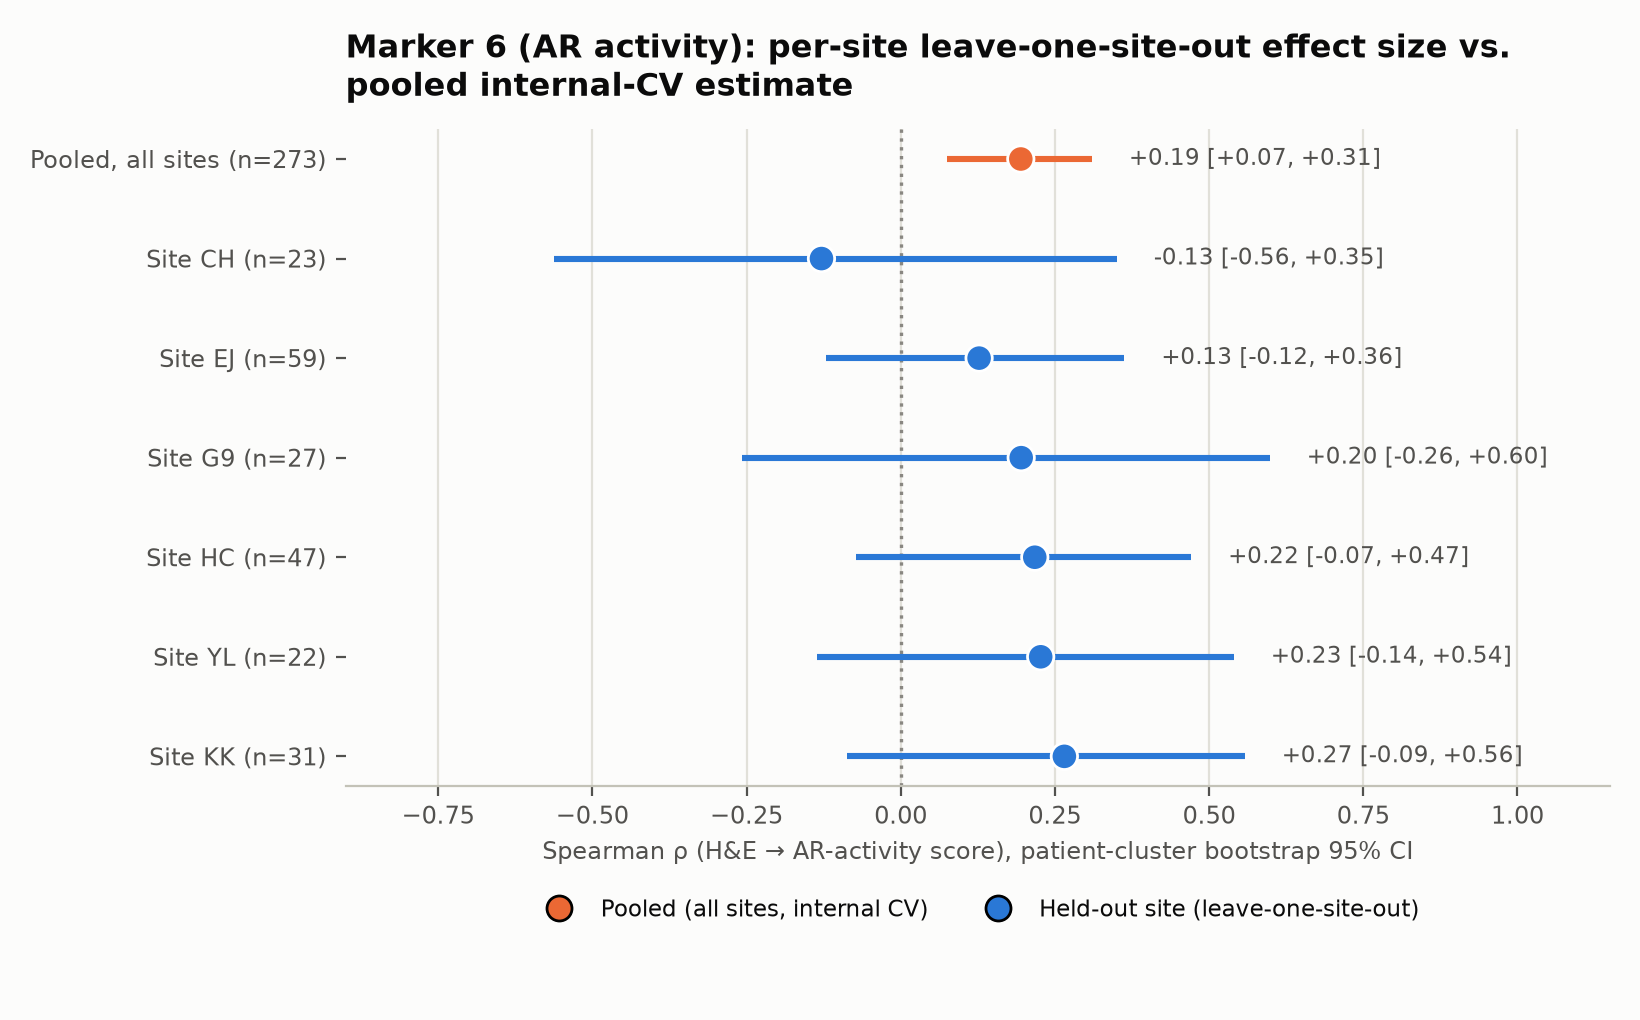

This figure's Python source:
"""Figure 6: AR-activity (marker 6) per-site forest plot (Tier-1 review item 1.3). One row per
TCGA-PRAD tissue-source site (leave-one-site-out: trained on the other five sites, tested on
the held-out site), patient-cluster bootstrap 95% CI (2000 resamples, from
resources/projects/prostate_biomarker_validation/model_workspace/ar_site_forest_summary.csv), plus a pooled row (5-fold patient-disjoint internal CV
across all sites, from resources/projects/prostate_biomarker_validation/model_workspace/statistical_corrections_summary.csv). Same visual style as
fig5_forest_plot.py.
"""
import matplotlib
matplotlib.use("Agg")
import matplotlib.pyplot as plt
import numpy as np
import pandas as pd
from pathlib import Path

ROOT = Path(__file__).resolve().parents[4]
BLUE = "#2a78d6"
ORANGE = "#eb6834"
GRID = "#e1e0d9"

df = pd.read_csv(f"{ROOT}/resources/projects/prostate_biomarker_validation/model_workspace/ar_site_forest_summary.csv")
site_labels = {"CH": "CH", "EJ": "EJ", "G9": "G9", "HC": "HC", "KK": "KK", "YL": "YL"}
df["label"] = df.apply(
    lambda r: f"Site {site_labels.get(r['site'], r['site'])} (n={r['n_patients']})"
    if r["kind"] == "leave-one-site-out" else f"Pooled, all sites (n={r['n_patients']})",
    axis=1)

# top-to-bottom: pooled at bottom, sites above in ascending rho order for readability
sites_df = df[df["kind"] == "leave-one-site-out"].sort_values("rho").reset_index(drop=True)
pooled_df = df[df["kind"] == "pooled"].reset_index(drop=True)
plot_df = pd.concat([pooled_df, sites_df], ignore_index=True).iloc[::-1].reset_index(drop=True)

fig, ax = plt.subplots(figsize=(8.2, 5.1), dpi=200)
fig.patch.set_facecolor("#fcfcfb")
ax.set_facecolor("#fcfcfb")

y = np.arange(len(plot_df))
colors = [ORANGE if k == "pooled" else BLUE for k in plot_df["kind"]]

ax.hlines(y, plot_df["ci_lo"], plot_df["ci_hi"], color=colors, linewidth=2.2, zorder=2)
ax.scatter(plot_df["rho"], y, s=90, color=colors, zorder=3, edgecolors="white", linewidths=1)
ax.axvline(0, color="#898781", linewidth=1.2, linestyle=":", zorder=1)

for yi, (rho, lo, hi) in enumerate(zip(plot_df["rho"], plot_df["ci_lo"], plot_df["ci_hi"])):
    ax.text(hi + 0.06, yi, f"{rho:+.2f} [{lo:+.2f}, {hi:+.2f}]",
            va="center", fontsize=8.2, color="#52514e")

ax.set_yticks(y)
ax.set_yticklabels(plot_df["label"], fontsize=9.5, color="#0b0b0b")
ax.set_xlabel("Spearman ρ (H&E → AR-activity score), patient-cluster bootstrap 95% CI",
              fontsize=8.8, color="#52514e")
ax.set_xlim(-0.9, 1.15)
ax.set_title("Marker 6 (AR activity): per-site leave-one-site-out effect size vs.\npooled internal-CV estimate",
              fontsize=11.5, color="#0b0b0b", loc="left", fontweight="bold", pad=12)
ax.grid(axis="x", color=GRID, linewidth=0.8, zorder=0)
ax.set_axisbelow(True)
for spine in ["top", "right", "left"]:
    ax.spines[spine].set_visible(False)
ax.spines["bottom"].set_color("#c3c2b7")
ax.tick_params(colors="#52514e", labelsize=8.5)

handles = [plt.Line2D([0], [0], marker="o", color="none", markerfacecolor=ORANGE, markersize=9,
                       label="Pooled (all sites, internal CV)"),
           plt.Line2D([0], [0], marker="o", color="none", markerfacecolor=BLUE, markersize=9,
                       label="Held-out site (leave-one-site-out)")]
ax.legend(handles=handles, loc="upper center", bbox_to_anchor=(0.5, -0.14), ncol=2,
          frameon=False, fontsize=8.3, labelcolor="#0b0b0b")

plt.tight_layout(rect=[0, 0.04, 1, 1])
out = f"{ROOT}/paper/figures/fig6_ar_site_forest.pdf"
plt.savefig(out, facecolor=fig.get_facecolor())
plt.savefig(out.replace(".pdf", ".png"), facecolor=fig.get_facecolor())
print(f"saved {out}")
